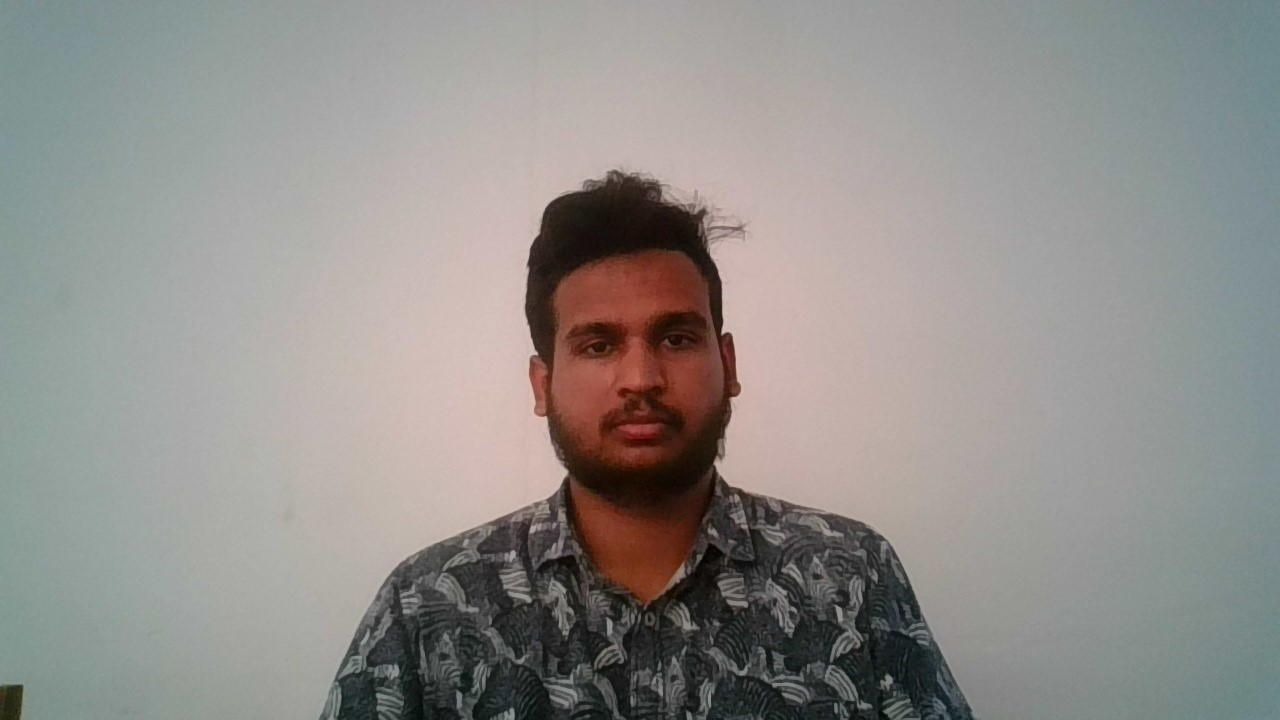
#> input picture 1_Model_Binding/Images/image_with_human.jpg, 1280 x 720 px
$ python Source_v15_removeHumanFromImg.py
#> lines starting #> are read from the running program, lines starting #| are printed output that depends on the picture; after the words box and inside, x2 and y2 are one past the last pixel; in counts of white or black regions, pixels touching at a corner belong together
import cv2
import numpy as np

# Load the image with the human
image_with_human = cv2.imread('Images/image_with_human.jpg')
#> image_with_human is the input picture: shape (720, 1280, 3); mean B, G, R 139.7, 143, 145.7

# Load the background image
background = cv2.imread('Images/background.jpg')
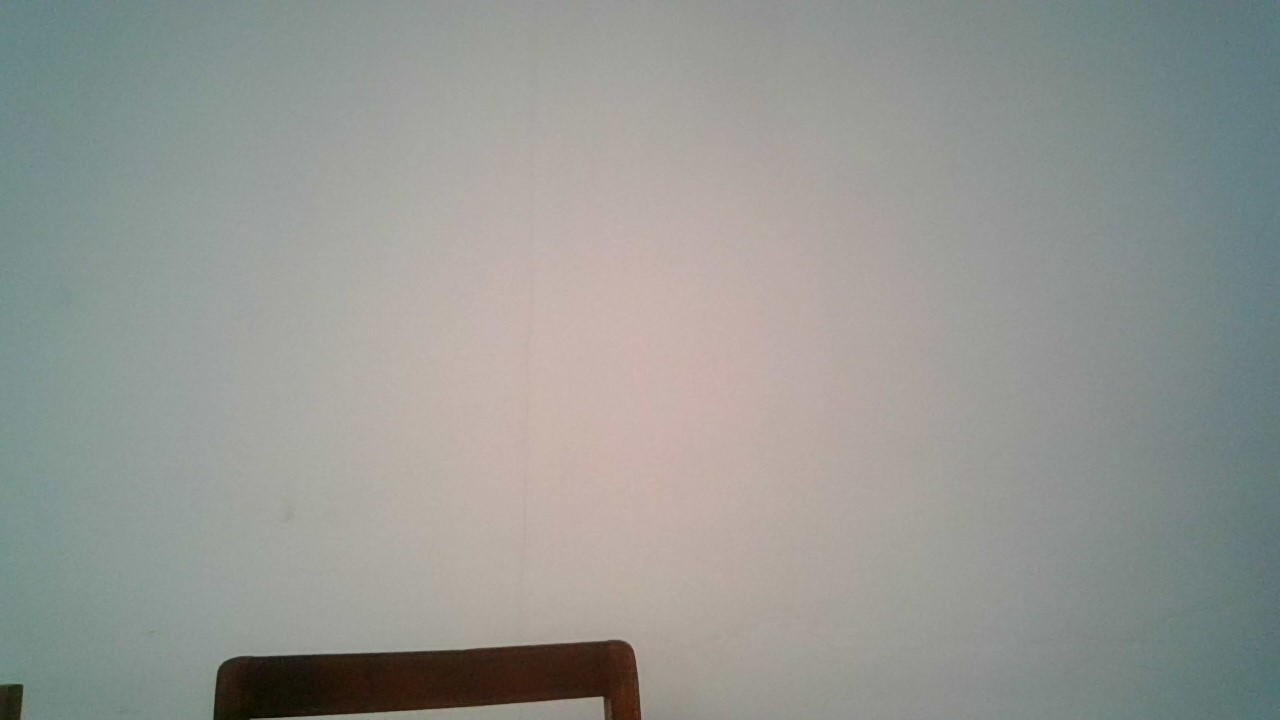
#> input picture 1_Model_Binding/Images/background.jpg, 1280 x 720 px
#> background is the input picture: shape (720, 1280, 3); mean B, G, R 147, 151.2, 149.4

# Convert both images to grayscale
gray_image_with_human = cv2.cvtColor(image_with_human, cv2.COLOR_BGR2GRAY)
gray_background = cv2.cvtColor(background, cv2.COLOR_BGR2GRAY)

# Calculate the absolute difference between the two images
diff = cv2.absdiff(gray_image_with_human, gray_background)
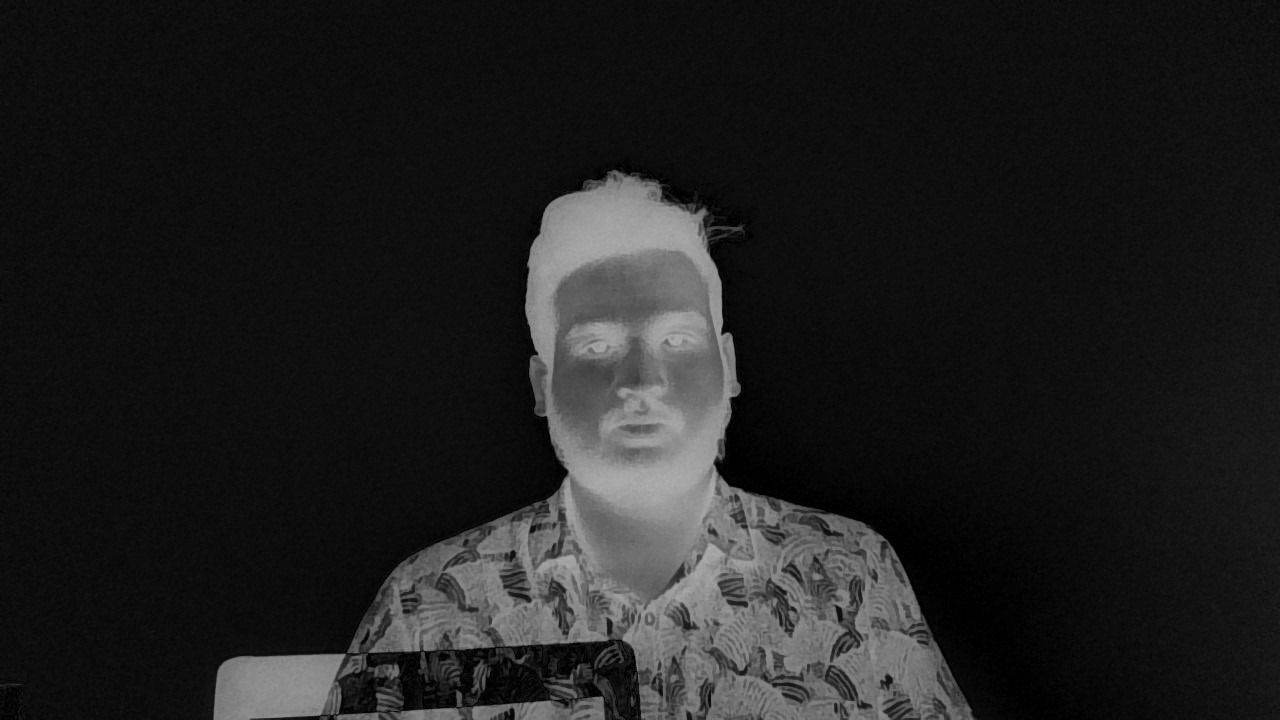
#> diff: shape (720, 1280); min 0, max 176, mean 31.3

# Apply a threshold to create a binary mask
_, mask = cv2.threshold(diff, 25, 255, cv2.THRESH_BINARY)
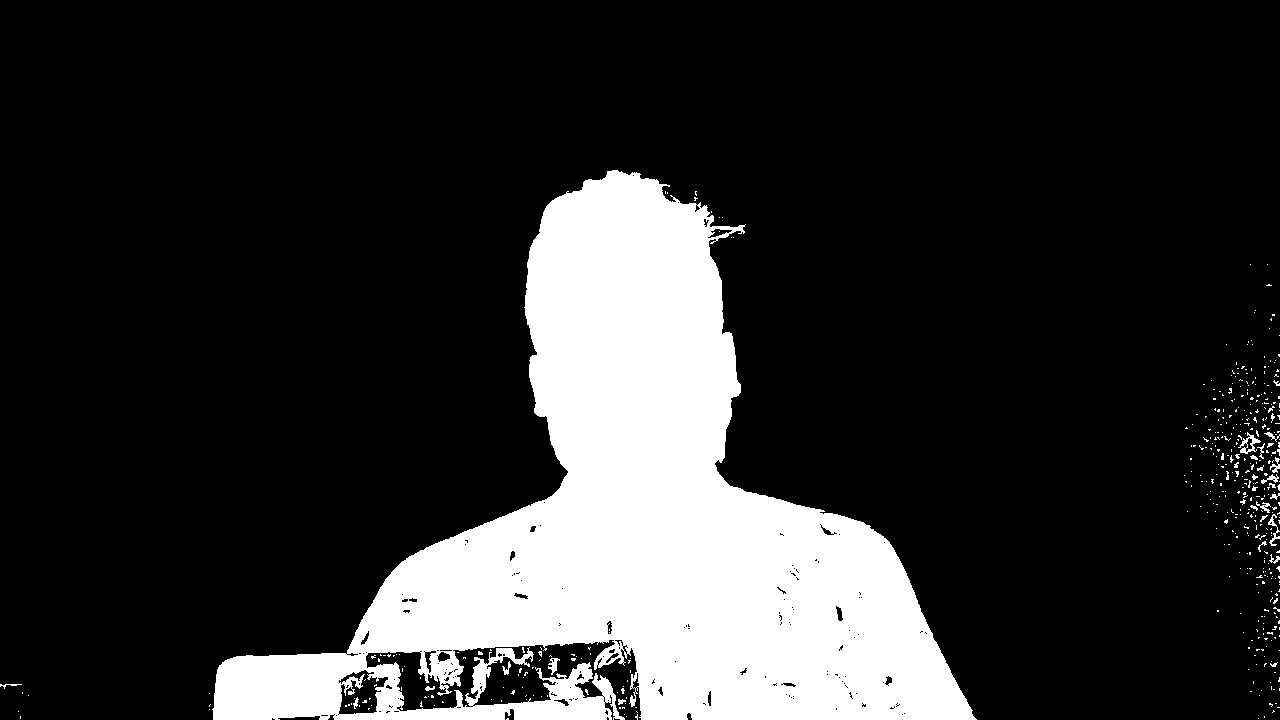
#> mask: shape (720, 1280); 18.7% white; 460 white regions (433 under 20 px), largest, box (x1, y1, x2, y2) and area: (212, 170, 977, 720) 169873, (1238, 432, 1261, 454) 174, (1268, 514, 1280, 546) 114

# Invert the mask
mask_inv = cv2.bitwise_not(mask)

# Apply the mask to the image with the human
image_without_human = cv2.bitwise_and(image_with_human, image_with_human, mask=mask_inv)
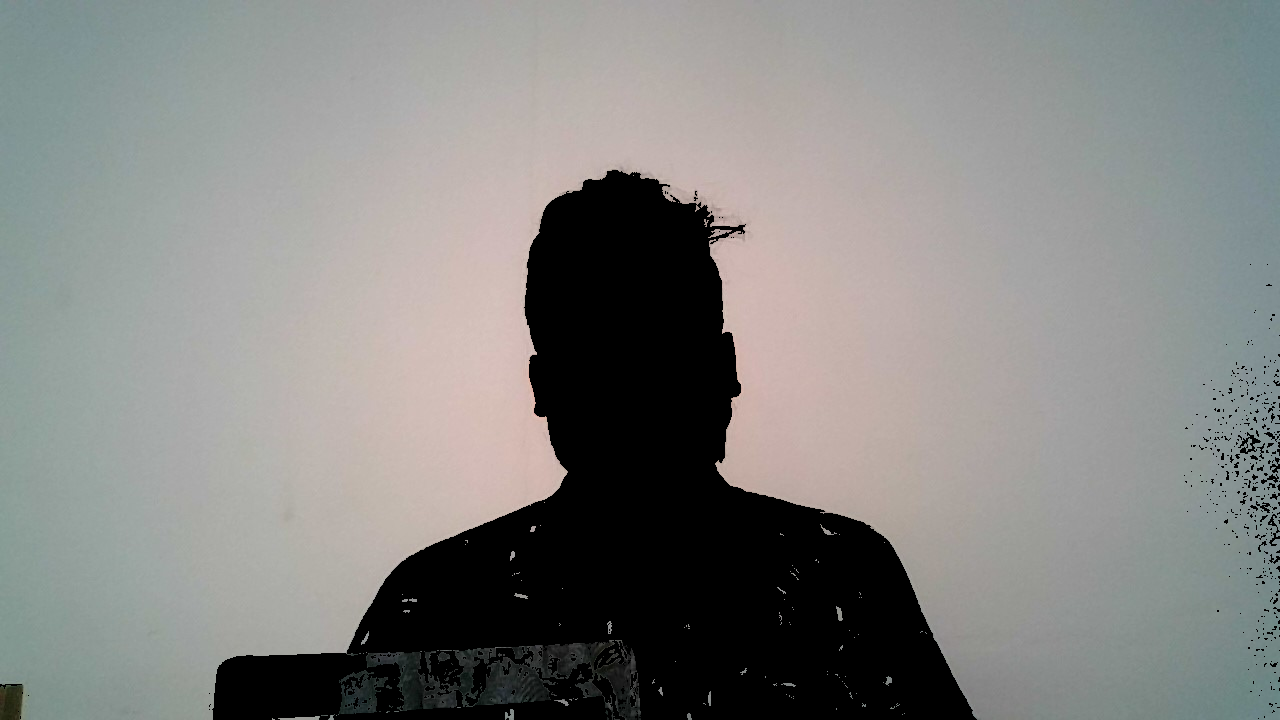
#> image_without_human: shape (720, 1280, 3); mean B, G, R 129.3, 131.6, 131.3

# Display the result
cv2.imshow('Image with Human', image_with_human)
cv2.imshow('Background', background)
cv2.imshow('Image without Human', image_without_human)
cv2.waitKey(0)
cv2.destroyAllWindows()
